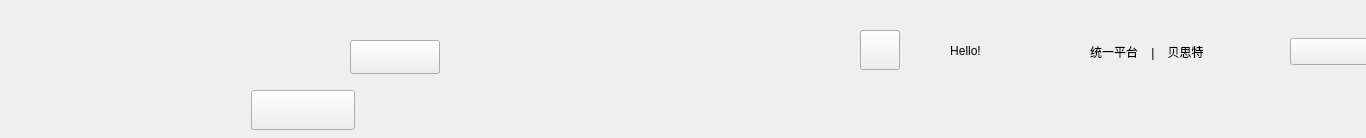
    <widget class="QWidget" name="top" native="true">
     <property name="minimumSize">
      <size>
       <width>1358</width>
       <height>138</height>
      </size>
     </property>
     <property name="maximumSize">
      <size>
       <width>1366</width>
       <height>138</height>
      </size>
     </property>
     <widget class="QPushButton" name="btn_person">
      <property name="geometry">
       <rect>
        <x>860</x>
        <y>30</y>
        <width>40</width>
        <height>40</height>
       </rect>
      </property>
      <property name="text">
       <string/>
      </property>
     </widget>
     <widget class="QPushButton" name="btn_manager">
      <property name="geometry">
       <rect>
        <x>350</x>
        <y>40</y>
        <width>90</width>
        <height>34</height>
       </rect>
      </property>
      <property name="text">
       <string/>
      </property>
     </widget>
     <widget class="QLabel" name="label_person">
      <property name="geometry">
       <rect>
        <x>900</x>
        <y>40</y>
        <width>131</width>
        <height>21</height>
       </rect>
      </property>
      <property name="text">
       <string>Hello!</string>
      </property>
      <property name="alignment">
       <set>Qt::AlignCenter</set>
      </property>
     </widget>
     <widget class="QPushButton" name="btn_back">
      <property name="geometry">
       <rect>
        <x>251</x>
        <y>90</y>
        <width>104</width>
        <height>40</height>
       </rect>
      </property>
      <property name="minimumSize">
       <size>
        <width>104</width>
        <height>40</height>
       </size>
      </property>
      <property name="maximumSize">
       <size>
        <width>104</width>
        <height>40</height>
       </size>
      </property>
      <property name="text">
       <string/>
      </property>
     </widget>
     <widget class="QPushButton" name="btn_quit">
      <property name="geometry">
       <rect>
        <x>1290</x>
        <y>38</y>
        <width>80</width>
        <height>27</height>
       </rect>
      </property>
      <property name="text">
       <string/>
      </property>
     </widget>
     <widget class="QLabel" name="label_addr">
      <property name="geometry">
       <rect>
        <x>1090</x>
        <y>42</y>
        <width>161</width>
        <height>20</height>
       </rect>
      </property>
      <property name="text">
       <string>统一平台    |    贝思特</string>
      </property>
     </widget>
     <zorder>btn_manager</zorder>
     <zorder>label_person</zorder>
     <zorder>btn_back</zorder>
     <zorder>btn_quit</zorder>
     <zorder>label_addr</zorder>
     <zorder>btn_person</zorder>
    </widget>
